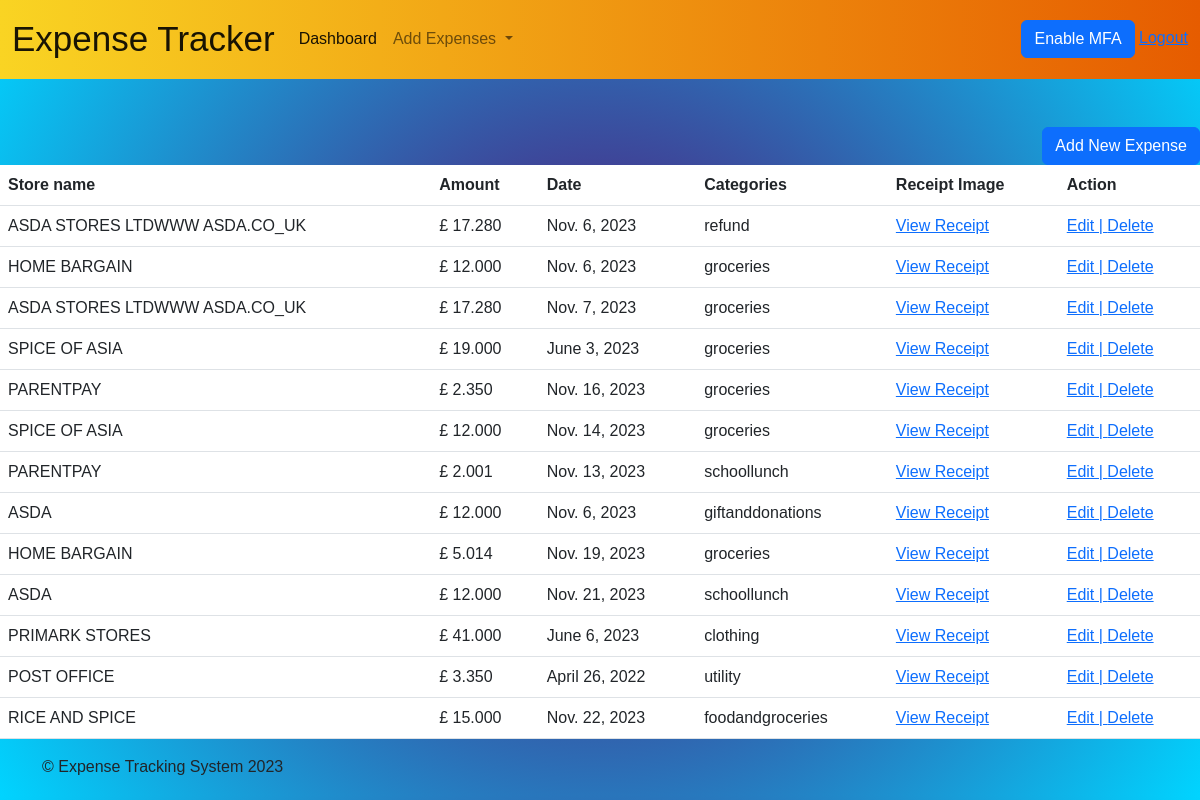
/expense_list_view/ (signed in), run on the app's committed database.
### expenseapp/models.py (models this page shows)
class Expense(models.Model):
     user = models.ForeignKey(User, on_delete=models.CASCADE)
     store_name = models.CharField(max_length=35)
     amount = models.DecimalField(max_digits=20, decimal_places=3)
     date = models.DateField()
     category = models.CharField(max_length=35)
     receipt_image_path = models.CharField(max_length=277, blank=True, null=True)

### expenseapp/views.py (the view)
# urls.py: path('expense_list_view/', ExpenseListView.as_view(),
class ExpenseListView(LoginRequiredMixin, ListView):
    model = Expense
    template_name = "expense_list_view.html"
    def get_queryset(self):
        expense_query_set = super().get_queryset()
        return expense_query_set.filter(user = self.request.user)

### expenseapp/templates/expense_list_view.html (shortened to what this page needs)
{% extends 'base.html' %}
{% block content %}
<div class="table-responsive">
    <div align="right"><a class="btn btn-primary" href="{% url 'manual_expense_form' %}">Add New Expense</a></div>
    <table style="background: white;"  class="table table-stripped">
    <thead>
    <th> Store name</th>
    <th> Amount</th>
    <th> Date</th>
    <th> Categories</th>
    <th>Receipt Image</th>
     <th> Action</th>
    </thead>
    <tbody>
        {% if object_list %}
        {% for object in object_list %}
       <tr>
       <td>{{ object.store_name|upper }}  </td>
       <td> £ {{ object.amount }}  </td>
       <td>{{ object.date }} </td>
       <td> {{ object.category }}</td>
       <td><a href="/media/{{ object.receipt_image_path }}">View Receipt</a>
       </td>
       <td><a href="{% url 'update_expense' object.id %}"> Edit | <a href="{% url 'delete_expense' object.id %}"> Delete</a></a></td>
       </tr>
       {% endfor %}
       {% endif %}
       </tbody>
       </table>
     </div>
{% endblock %}

### expenseapp/templates/base.html (shortened to what this page needs)
<!DOCTYPE html>
<html lang="en">
<head>
    <head>
        <link href="https://cdn.jsdelivr.net/npm/bootstrap@5.2.3/dist/css/bootstrap.min.css" rel="stylesheet"
>
        </head>
        <body>
            {% if user.is_authenticated %}
            <nav class="navbar navbar-expand-lg navbar-light nav-bg">
                <div class="container-fluid">
                  <a style="font-size: 35px;" class="navbar-brand" href="{% url 'user_dashboard' %}">Expense Tracker</a>
                  <div class="collapse navbar-collapse" id="navbarSupportedContent">
                    <ul class="navbar-nav me-auto mb-2 mb-lg-0">
                      <li class="nav-item">
                        <a class="nav-link active" aria-current="page" href="{% url 'user_dashboard' %}">Dashboard</a>
                      </li>
                      <li class="nav-item dropdown">
                        <a class="nav-link dropdown-toggle" href="#" id="navbarDropdown" role="button" data-bs-toggle="dropdown" aria-expanded="false">
                          Add Expenses
                        </a>
                      </li>
                    </ul>
                    <nav>
                      <a class="btn btn-primary" href="/accounts/2fa">Enable MFA</a>
                   <a href="{% url 'account_logout' %}">Logout</a>
                   </nav>
                  </div>
                </div>
              </nav>
              {% endif %}
              <br><br>
            {% block content %}
            {% endblock %}
            <footer class="container">
                <p>&copy; Expense Tracking System 2023</p>
            </footer>
        </body>
</html>

### expenseapp/templates/base.html (style rules this page uses)
body { background: radial-gradient(circle, #5c0067 0%, #00d4ff 100%); font-family:Verdana, Geneva, Tahoma, sans-serif; }
.nav-bg { background: linear-gradient(to right, #F9D423, #e65c00); }

### data on the page
Expense: store_name "ASDA STORES LTDWWW ASDA.CO_UK", amount "17.280", date "Nov. 6, 2023", category "refund"
Expense: store_name "HOME BARGAIN", amount "12.000", date "Nov. 6, 2023", category "groceries"
Expense: store_name "ASDA STORES LTDWWW ASDA.CO_UK", amount "17.280", date "Nov. 7, 2023", category "groceries"
Expense: store_name "SPICE OF ASIA", amount "19.000", date "June 3, 2023", category "groceries"
Expense: store_name "PARENTPAY", amount "2.350", date "Nov. 16, 2023", category "groceries"
Expense: store_name "SPICE OF ASIA", amount "12.000", date "Nov. 14, 2023", category "groceries"
Expense: store_name "PARENTPAY", amount "2.001", date "Nov. 13, 2023", category "schoollunch"
Expense: store_name "ASDA", amount "12.000", date "Nov. 6, 2023", category "giftanddonations"
Expense: store_name "HOME BARGAIN", amount "5.014", date "Nov. 19, 2023", category "groceries"
Expense: store_name "ASDA", amount "12.000", date "Nov. 21, 2023", category "schoollunch"
Expense: store_name "PRIMARK STORES", amount "41.000", date "June 6, 2023", category "clothing"
Expense: store_name "POST OFFICE", amount "3.350", date "April 26, 2022", category "utility"
Expense: store_name "RICE AND SPICE", amount "15.000", date "Nov. 22, 2023", category "foodandgroceries"
